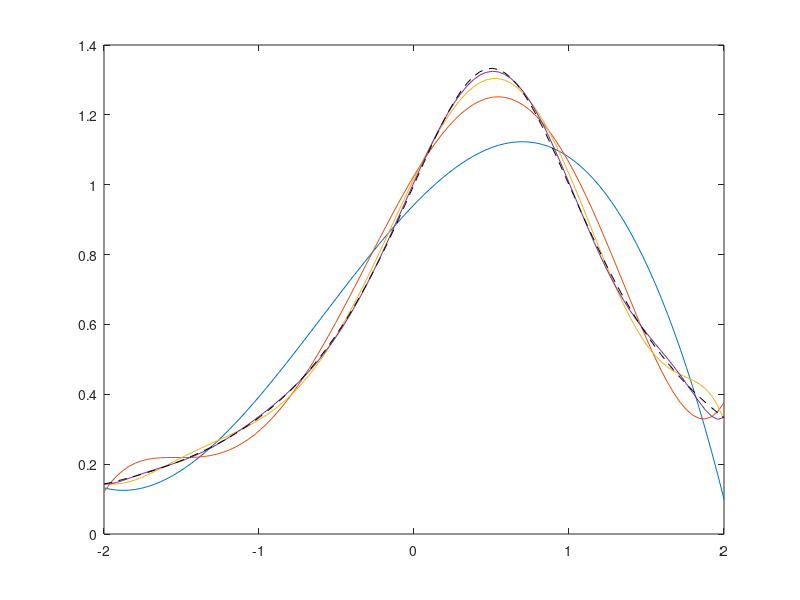

Source code (MATLAB):
%% Parametri
dist = 20;
m = 100;
f = @(x) 1./(x+(1-x).^2);
x = linspace(-2, 2, dist);
y = f(x);
intervalx = linspace(-2, 2, m);

%% Plot
for n = [3,5,8,10]
    p = polyfit(x,y,n);
    plot(intervalx, polyval(p, intervalx));
    hold on;
end

plot(intervalx, f(intervalx), "k--");
% È evidente come si migliori l'approssimazione all'aumentare del grado del
% polinomio.

%%
clear("dist", "f", "g", "intervalx", "m", "n", "p", "x", "y");
